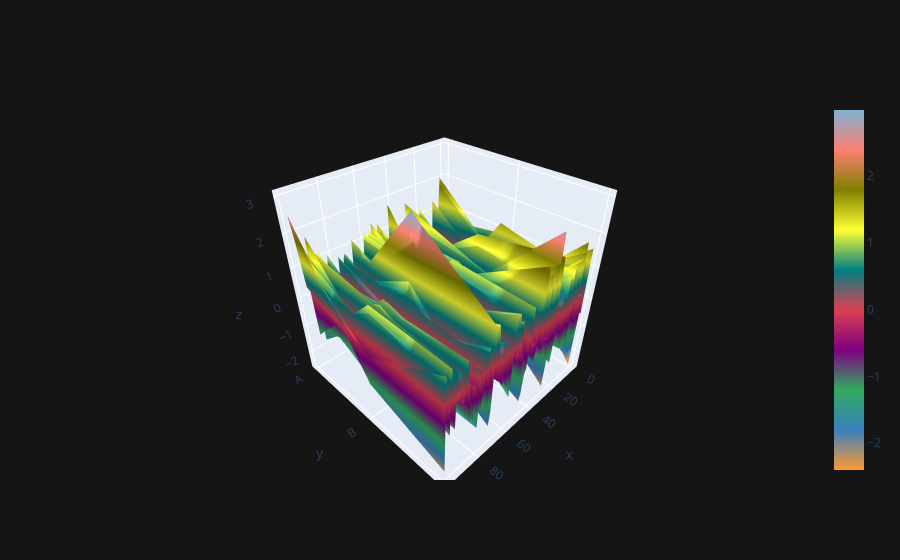

The code cell stored with this chart in its notebook:
### Code cell
df.iplot(kind='surface')

### Figure 1 — Plotly figure (JSON) as saved in the notebook; plotly's stock layout.template omitted (floating-point values rounded to 4 significant figures; data arrays with more than 128 entries replaced by an {"elided": "..."} marker saying what was removed)
{"data": [{"colorscale": [[0, "rgb(255, 153, 51)"], [0.1111, "rgb(55, 128, 191)"], [0.2222, "rgb(50, 171, 96)"], [0.3333, "rgb(128, 0, 128)"], [0.4444, "rgb(219, 64, 82)"], [0.5556, "rgb(0, 128, 128)"], [0.6667, "rgb(255, 255, 51)"], [0.7778, "rgb(128, 128, 0)"], [0.8889, "rgb(251, 128, 114)"], [1, "rgb(128, 177, 211)"]], "type": "surface", "x": [0, 1, 2, 3, 4, 5, 6, 7, 8, 9, 10, 11, 12, 13, 14, 15, 16, 17, 18, 19, 20, 21, 22, 23, 24, 25, 26, 27, 28, 29, 30, 31, 32, 33, 34, 35, 36, 37, 38, 39, 40, 41, 42, 43, 44, 45, 46, 47, 48, 49, 50, 51, 52, 53, 54, 55, 56, 57, 58, 59, 60, 61, 62, 63, 64, 65, 66, 67, 68, 69, 70, 71, 72, 73, 74, 75, 76, 77, 78, 79, 80, 81, 82, 83, 84, 85, 86, 87, 88, 89, 90, 91, 92, 93, 94, 95, 96, 97, 98, 99], "y": ["A", "B", "C"], "z": {"elided": "3x100 float values"}}], "layout": {"legend": {"bgcolor": "#151516", "font": {"color": "#D9D9D9"}}, "paper_bgcolor": "#151516", "plot_bgcolor": "#151516", "title": {"font": {"color": "#D9D9D9"}}, "xaxis": {"gridcolor": "#434343", "showgrid": true, "tickfont": {"color": "#C2C2C2"}, "title": {"font": {"color": "#D9D9D9"}, "text": ""}, "zerolinecolor": "#666570"}, "yaxis": {"gridcolor": "#434343", "showgrid": true, "tickfont": {"color": "#C2C2C2"}, "title": {"font": {"color": "#D9D9D9"}, "text": ""}, "zerolinecolor": "#666570"}}}
